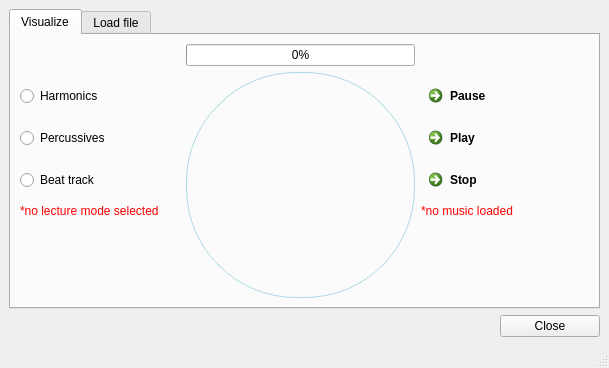
<?xml version="1.0" encoding="UTF-8"?>
<ui version="4.0">
 <class>MainWindow</class>
 <widget class="QMainWindow" name="MainWindow">
  <property name="geometry">
   <rect>
    <x>0</x>
    <y>0</y>
    <width>609</width>
    <height>368</height>
   </rect>
  </property>
  <property name="windowTitle">
   <string>MainWindow</string>
  </property>
  <widget class="QWidget" name="centralwidget">
   <layout class="QGridLayout" name="gridLayout">
    <item row="6" column="1">
     <widget class="QPushButton" name="closeButton">
      <property name="maximumSize">
       <size>
        <width>100</width>
        <height>16777215</height>
       </size>
      </property>
      <property name="text">
       <string>Close</string>
      </property>
     </widget>
    </item>
    <item row="0" column="0" colspan="2">
     <widget class="QTabWidget" name="tabWidget">
      <property name="toolTip">
       <string>&lt;html&gt;&lt;head/&gt;&lt;body&gt;&lt;p&gt;play music&lt;/p&gt;&lt;/body&gt;&lt;/html&gt;</string>
      </property>
      <property name="whatsThis">
       <string>&lt;html&gt;&lt;head/&gt;&lt;body&gt;&lt;p&gt;ok&lt;/p&gt;&lt;/body&gt;&lt;/html&gt;</string>
      </property>
      <property name="currentIndex">
       <number>0</number>
      </property>
      <widget class="QWidget" name="play">
       <attribute name="title">
        <string>Visualize</string>
       </attribute>
       <layout class="QGridLayout" name="gridLayout_2">
        <item row="6" column="0">
         <spacer name="verticalSpacer_4">
          <property name="orientation">
           <enum>Qt::Vertical</enum>
          </property>
          <property name="sizeHint" stdset="0">
           <size>
            <width>20</width>
            <height>40</height>
           </size>
          </property>
         </spacer>
        </item>
        <item row="6" column="2">
         <spacer name="verticalSpacer_5">
          <property name="orientation">
           <enum>Qt::Vertical</enum>
          </property>
          <property name="sizeHint" stdset="0">
           <size>
            <width>20</width>
            <height>40</height>
           </size>
          </property>
         </spacer>
        </item>
        <item row="4" column="2">
         <widget class="QCommandLinkButton" name="StopButton">
          <property name="cursor">
           <cursorShape>OpenHandCursor</cursorShape>
          </property>
          <property name="text">
           <string>Stop</string>
          </property>
         </widget>
        </item>
        <item row="0" column="1">
         <widget class="QProgressBar" name="progressBar">
          <property name="styleSheet">
           <string notr="true">;</string>
          </property>
          <property name="value">
           <number>0</number>
          </property>
         </widget>
        </item>
        <item row="0" column="0">
         <layout class="QVBoxLayout" name="verticalLayout">
          <property name="rightMargin">
           <number>160</number>
          </property>
         </layout>
        </item>
        <item row="2" column="2">
         <widget class="QCommandLinkButton" name="PauseButton">
          <property name="cursor">
           <cursorShape>OpenHandCursor</cursorShape>
          </property>
          <property name="styleSheet">
           <string notr="true"/>
          </property>
          <property name="text">
           <string>Pause</string>
          </property>
         </widget>
        </item>
        <item row="3" column="2">
         <widget class="QCommandLinkButton" name="PlayButton">
          <property name="cursor">
           <cursorShape>OpenHandCursor</cursorShape>
          </property>
          <property name="text">
           <string>Play</string>
          </property>
         </widget>
        </item>
        <item row="1" column="1" rowspan="6">
         <widget class="QFrame" name="circle">
          <property name="styleSheet">
           <string notr="true">font: 25 italic 10pt &quot;Roboto&quot;;
border: 1px solid lightblue;
border-radius: 110px;</string>
          </property>
          <property name="frameShape">
           <enum>QFrame::StyledPanel</enum>
          </property>
          <property name="frameShadow">
           <enum>QFrame::Raised</enum>
          </property>
         </widget>
        </item>
        <item row="2" column="0">
         <widget class="QRadioButton" name="radioButtonHarmonics">
          <property name="text">
           <string>Harmonics</string>
          </property>
         </widget>
        </item>
        <item row="3" column="0">
         <widget class="QRadioButton" name="radioButtonPercussives">
          <property name="text">
           <string>Percussives</string>
          </property>
         </widget>
        </item>
        <item row="4" column="0">
         <widget class="QRadioButton" name="radioButtonBeatTrack">
          <property name="text">
           <string>Beat track</string>
          </property>
         </widget>
        </item>
        <item row="5" column="0">
         <widget class="QLabel" name="labelErrorMode">
          <property name="styleSheet">
           <string notr="true">color: red;</string>
          </property>
          <property name="text">
           <string>*no lecture mode selected</string>
          </property>
         </widget>
        </item>
        <item row="5" column="2">
         <widget class="QLabel" name="NoMusicLoadedErrorLabel">
          <property name="styleSheet">
           <string notr="true">color: red;</string>
          </property>
          <property name="text">
           <string>*no music loaded</string>
          </property>
         </widget>
        </item>
       </layout>
       <zorder>progressBar</zorder>
       <zorder>StopButton</zorder>
       <zorder>PlayButton</zorder>
       <zorder>PauseButton</zorder>
       <zorder>verticalSpacer_4</zorder>
       <zorder>verticalSpacer_5</zorder>
       <zorder>circle</zorder>
       <zorder>radioButtonHarmonics</zorder>
       <zorder>radioButtonPercussives</zorder>
       <zorder>radioButtonBeatTrack</zorder>
       <zorder>labelErrorMode</zorder>
       <zorder>NoMusicLoadedErrorLabel</zorder>
      </widget>
      <widget class="QWidget" name="loadfile">
       <attribute name="title">
        <string>Load file</string>
       </attribute>
       <layout class="QGridLayout" name="gridLayout_3">
        <item row="1" column="1">
         <widget class="QPushButton" name="browse">
          <property name="text">
           <string>Browse</string>
          </property>
         </widget>
        </item>
        <item row="0" column="0">
         <widget class="QLabel" name="FilePathLabel">
          <property name="text">
           <string>Audio File Path</string>
          </property>
         </widget>
        </item>
        <item row="6" column="0">
         <spacer name="verticalSpacer">
          <property name="orientation">
           <enum>Qt::Vertical</enum>
          </property>
          <property name="sizeHint" stdset="0">
           <size>
            <width>20</width>
            <height>350</height>
           </size>
          </property>
         </spacer>
        </item>
        <item row="2" column="0">
         <widget class="QLabel" name="ErrorLabel">
          <property name="styleSheet">
           <string notr="true">color:white;</string>
          </property>
          <property name="text">
           <string>...</string>
          </property>
         </widget>
        </item>
        <item row="4" column="0">
         <widget class="QLabel" name="fileLoadingLabel">
          <property name="styleSheet">
           <string notr="true">qproperty-alignment: AlignCenter;</string>
          </property>
          <property name="text">
           <string>File loading into librosa...</string>
          </property>
         </widget>
        </item>
        <item row="3" column="0">
         <widget class="QPushButton" name="ValidateButton">
          <property name="maximumSize">
           <size>
            <width>100</width>
            <height>100</height>
           </size>
          </property>
          <property name="text">
           <string>Validate</string>
          </property>
         </widget>
        </item>
        <item row="1" column="0">
         <widget class="QLineEdit" name="AudioLineEdit"/>
        </item>
        <item row="5" column="0">
         <widget class="QProgressBar" name="FileLoadingProgressBar">
          <property name="value">
           <number>0</number>
          </property>
         </widget>
        </item>
       </layout>
      </widget>
     </widget>
    </item>
   </layout>
  </widget>
  <widget class="QMenuBar" name="menubar">
   <property name="geometry">
    <rect>
     <x>0</x>
     <y>0</y>
     <width>609</width>
     <height>23</height>
    </rect>
   </property>
  </widget>
  <widget class="QStatusBar" name="statusbar"/>
 </widget>
 <resources/>
 <connections/>
</ui>
